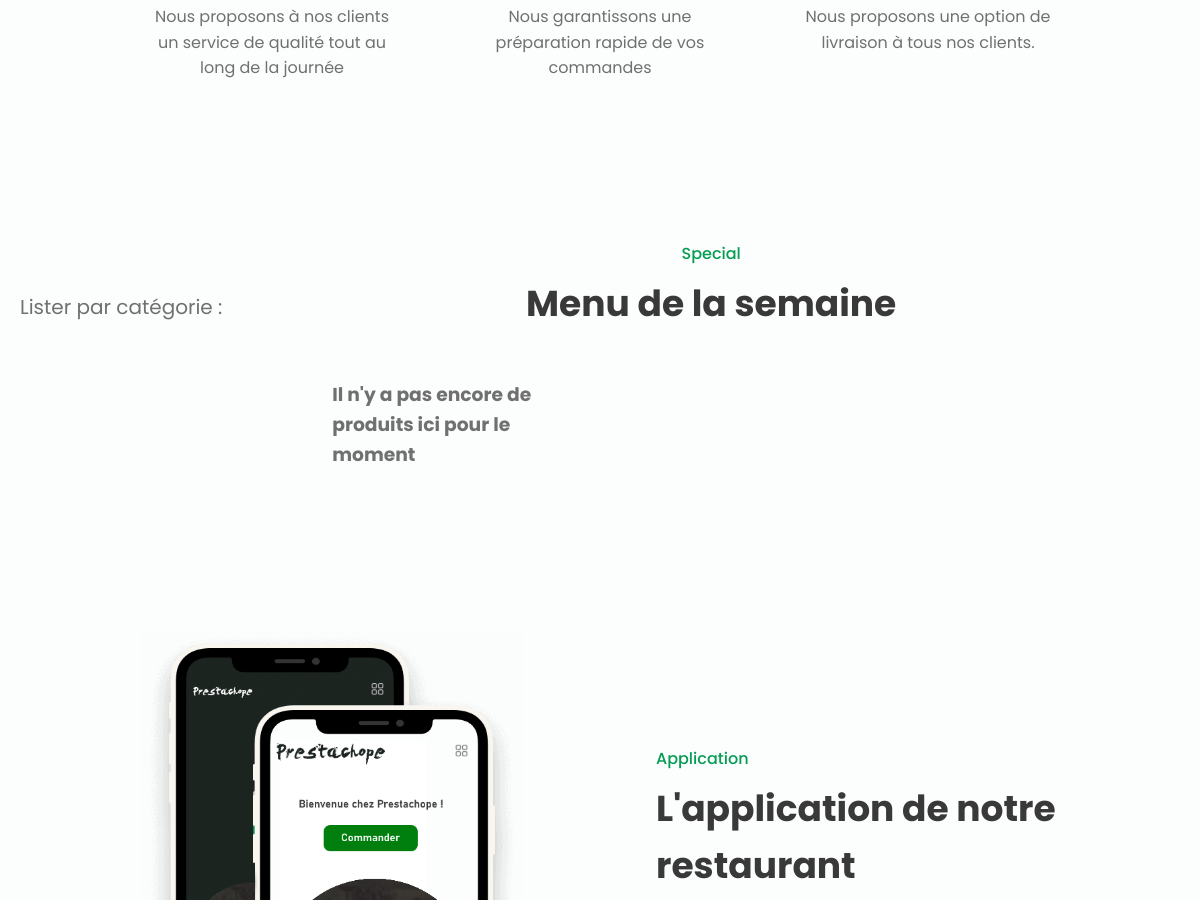
/ (middle part), run on an earlier commit of the app's database.
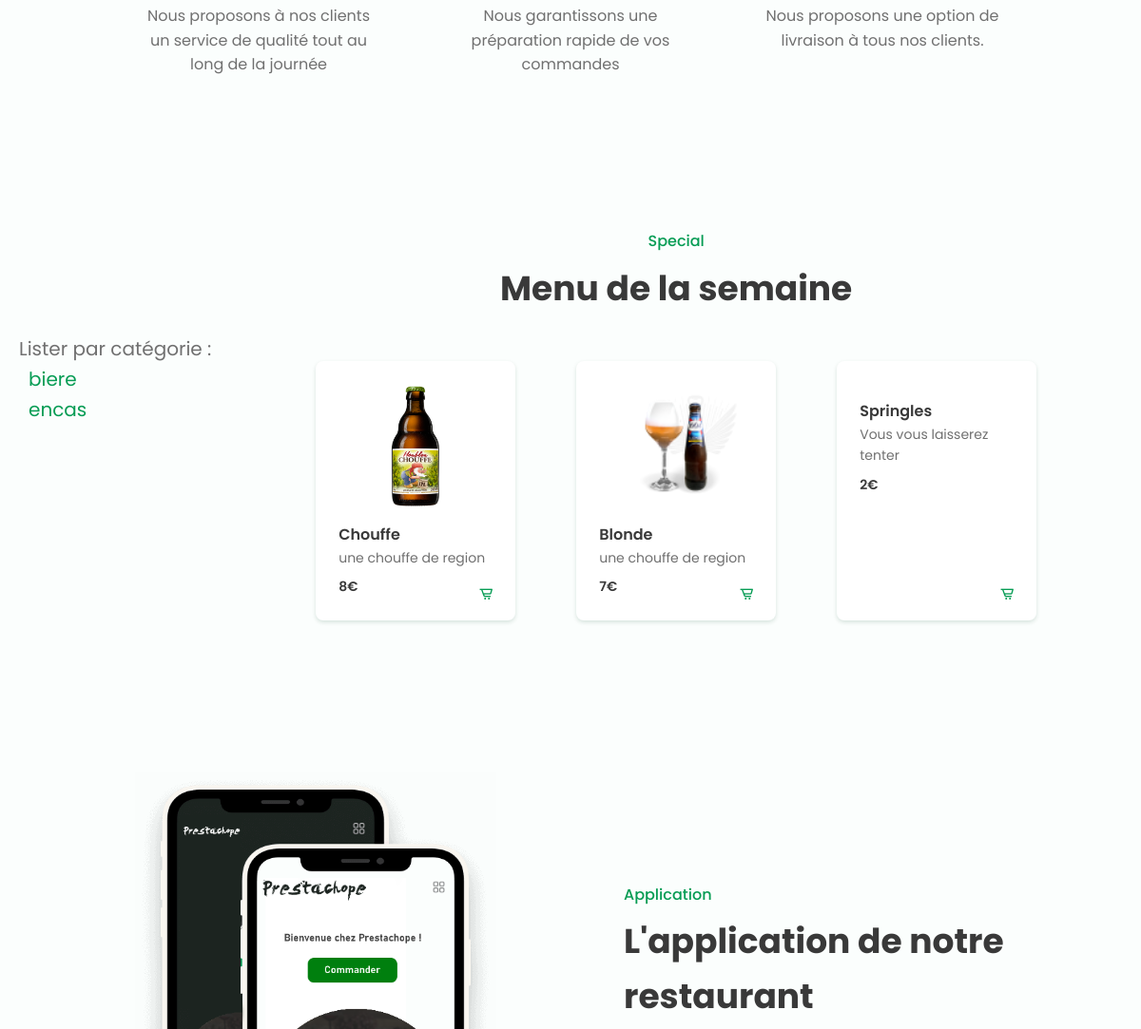
And on a later commit of the database.
### tables this page shows
CREATE TABLE categorie(
                          idCategorie Int  Auto_increment  NOT NULL ,
                          nom         Varchar (20) NOT NULL
    ,CONSTRAINT categorie_PK PRIMARY KEY (idCategorie)
);

CREATE TABLE Produit(
                        idProduit   Int  Auto_increment  NOT NULL ,
                        nom         Text NOT NULL ,
                        photo       Text NOT NULL ,
                        prix        Float NOT NULL ,
                        quantite    Int NOT NULL ,
                        description Text NOT NULL ,
                        idCategorie Int NOT NULL
    ,CONSTRAINT Produit_PK PRIMARY KEY (idProduit)
);

### pages/accueil/ControllerAccueil.php (called while the page is built)
<?php
include_once "DAO/ProduitDAO.php";
include_once "DAO/CategorieDAO.php";
class ControllerAccueil
{
    public function includeview(){
        include_once "pages/accueil/accueil.php";
    }
    public static function produit(){
        $tabProduit = ProduitDAO::allProduit();
        return $tabProduit;
    }
}

### DAO/ProduitDAO.php (called while the page is built, shortened)
<?php
include_once 'DTO/ProduitDTO.php';
class ProduitDAO
{
    public static function allProduit()
    {
        $tab = array();
        $bdd = DatabaseLinker::getConnexion();
        $reponse = $bdd->prepare('SELECT * FROM produit');
        $reponse->execute(array());
        $result = $reponse->fetchAll();
        if (isset($result[0]['nom'])) {
            foreach ($result as $value) {
                $produits = new ProduitDTO($value['idProduit'], $value['nom'], $value['quantite'], $value['prix'], $value['photo'], $value['description']);
                $tab[] = $produits;
            }
            return $tab;
        }
        return null;
    }
}

### DAO/CategorieDAO.php (called while the page is built, shortened)
<?php
include_once 'DTO/CategorieDTO.php';
class CategorieDAO
{
    public static function getCategorie(){
        $bdd = DatabaseLinker::getConnexion();
        $reponse = $bdd->prepare("SELECT * FROM Categorie");
        $reponse->execute(array());
        $result = $reponse->fetchAll();
        $tabCategories = array();
        foreach ($result as $ligne){
            $tabCategories[]= new CategorieDTO($ligne['idCategorie'],$ligne['nom']);
        }
        return $tabCategories;
    }
}

### DTO/CategorieDTO.php (called while the page is built, shortened)
<?php
class CategorieDTO
{
    private $idCategorie;
    private $nom;
    public function __construct($idCategorie, $nom)
    {
        $this->idCategorie = $idCategorie;
        $this->nom = $nom;
    }
    public function getIdCategorie()
    {
        return $this->idCategorie;
    }
    public function getNom()
    {
        return $this->nom;
    }
}

### DTO/ProduitDTO.php (called while the page is built, shortened)
<?php
class ProduitDTO
{
    private $idProduit;
    private $prix;
    private $photo;
    private $description;
    private $nomProduit;
    private $quantité;
    public function __construct($idProduit, $nomProduit, $quantité,$prix,$photo,$description)
    {
        $this->idProduit = $idProduit;
        $this->nomProduit = $nomProduit;
        $this->quantité = $quantité;
        $this->prix =$prix;
        $this->photo = $photo;
        $this->description = $description;
    }
    public function getPrix()
    {
        return $this->prix;
    }
    public function getDescription()
    {
        return $this->description;
    }
    public function getPhoto()
    {
        return $this->photo;
    }
    public function getIdProduit()
    {
        return $this->idProduit;
    }
    public function getNomProduit()
    {
        return $this->nomProduit;
    }
    public function getQuantité()
    {
        return $this->quantité;
    }
}

### pages/accueil/accueil.php (the view, shortened to what this page needs)
<main class="l-main">
    <section class="services section bd-container" id="services">
        <div class="services__container  bd-grid">
            <div class="services__content">
                <p class="services__description">Nous proposons à nos clients un service de qualité tout au long de la journée</p>
            </div>
            <div class="services__content">
                <p class="services__description">Nous garantissons une préparation rapide de vos commandes</p>
            </div>
            <div class="services__content">
                <p class="services__description">Nous proposons une option de livraison à tous nos clients.</p>
            </div>
        </div>
    </section>
    <div class="categorie">
        <div>
            <p>Lister par catégorie :</p>
                <?php
                    $categories = CategorieDAO::getCategorie();
                    foreach ($categories as $values){ ?>
                        <p><a href="index.php?page=accueil&id=<?php echo $values->getIdCategorie();?>"><?php echo $values->getNom(); ?></a></p>
                <?php } ?>
        </div>
        <section class="menu section bd-container" id="menu">
            <span class="section-subtitle">Special</span>
            <h2 class="section-title">Menu de la semaine</h2>
            <div class="menu__container bd-grid">
            <?php
            if(empty($_GET['id'])) {
                $produits = ControllerAccueil::produit();
            }else{
                $produits = ProduitDAO::produitCategorie($_GET['id']);
            }
            if($produits != null ){
                foreach ($produits as $value){
                    if($value->getQuantité() > 0){ ?>
                            <div class="menu__content">
                                <img src="<?php echo $value->getPhoto(); ?>" alt="" class="menu__img">
                                <h3 class="menu__name"><?php echo $value->getNomProduit(); ?> </h3>
                                <span class="menu__detail"><?php echo $value->getDescription();?></span>
                                <span class="menu__preci"> <?php echo $value->getPrix(); ?>€</span>
                                <a href="index.php?page=voirProduit&id=<?php echo $value->getIdProduit() ; ?>" class="button menu__button"><i class='bx bx-cart-alt'></i></a>
                            </div>
            <?php }}}else{ ?><h3>Il n'y a pas encore de produits ici pour le moment</h3>    <?php } ?>
            </div>
        </section>
    </div>
    <section class="app section bd-container">
        <div class="app__container bd-grid">
            <div class="app__data">
                <span class="section-subtitle app__initial">Application</span>
                <h2 class="section-title app__initial">L'application de notre restaurant</h2>
            </div>
            <img src="assets/img/movil-app.png" alt="" class="app__img">
        </div>
    </section>
</main>

### index.php (shortened to what this page needs)
<!DOCTYPE html>
<html lang="en">
<head>
    <link href='https://cdn.jsdelivr.net/npm/boxicons@2.0.5/css/boxicons.min.css' rel='stylesheet'>
    <link rel="stylesheet" href="assets/css/styles.css">
</head>
<body>
<?php
    $page = "accueil";
    include_once("tools/SuperControleur.php");
?>
<?php
    SuperControleur::callPage($page);
?>
</body>
</html>

### tools/SuperControleur.php (shortened to what this page needs)
<?php
class SuperControleur
{
    public static function callPage($page)
    {
        switch ($page)
        {
            case"accueil" :
                include_once ("pages/accueil/ControllerAccueil.php");
                $instance2 = new ControllerAccueil();
                $instance2->includeview();
                break;
        }
    }
}

### assets/css/styles.css (style rules this page uses)
:root { --header-height: 3rem; --first-color: #069C54; --first-color-alt: #048654; --title-color: #393939; --text-color: #707070; --text-color-light: #A6A6A6; --body-color: #FBFEFD; --container-color: #FFFFFF; --body-font: 'Poppins', sans-serif; --biggest-font-size: 2.25rem; --h1-font-size: 1.5rem; --h2-font-size: 1.25rem; --h3-font-size: 1rem; --normal-font-size: .938rem; --small-font-size: .813rem; --smaller-font-size: .75rem; --font-medium: 500; --font-semi-bold: 600; --mb-1: .5rem; --mb-2: 1rem; --mb-3: 1.5rem; --mb-4: 2rem; --mb-5: 2.5rem; --mb-6: 3rem; --z-tooltip: 10; --z-fixed: 100; }
@media screen and (min-width: 768px) { :root { --biggest-font-size: 4rem; --h1-font-size: 2.25rem; --h2-font-size: 1.5rem; --h3-font-size: 1.25rem; --normal-font-size: 1rem; --small-font-size: .875rem; --smaller-font-size: .813rem; } }
*,::before,::after { box-sizing: border-box; }
html { scroll-behavior: smooth; }
body { margin: var(--header-height) 0 0 0; font-family: var(--body-font); font-size: var(--normal-font-size); background-color: var(--body-color); color: var(--text-color); line-height: 1.6; }
h1,h2,h3,p,ul { margin: 0; }
a { text-decoration: none; }
img { max-width: 100%; height: auto; }
.section { padding: 4rem 0 2rem; }
.section-title, .section-subtitle { text-align: center; }
.section-title { font-size: var(--h1-font-size); color: var(--title-color); margin-bottom: var(--mb-3); }
.section-subtitle { display: block; color: var(--first-color); font-weight: var(--font-medium); margin-bottom: var(--mb-1); }
.bd-container { max-width: 960px; width: calc(100% - 2rem); margin-left: var(--mb-2); margin-right: var(--mb-2); }
.bd-grid { display: grid; gap: 1.5rem; }
.button { display: inline-block; color: #FFF; padding: .75rem 1rem; border-radius: .5rem; transition: .3s; }
.services__container { row-gap: 2.5rem; grid-template-columns: repeat(auto-fit, minmax(220px, 1fr)); }
.services__content { text-align: center; }
.services__description { padding: 0 1.5rem; }
.menu__container { grid-template-columns: repeat(2, 1fr); justify-content: center; }
.menu__content { position: relative; display: flex; flex-direction: column; background-color: var(--container-color); border-radius: .5rem; box-shadow: 0 2px 4px rgba(3,74,40,.15); padding: .75rem; }
.menu__img { width: 100px; align-self: center; margin-bottom: var(--mb-2); }
.menu__name, .menu__preci { font-weight: var(--font-semi-bold); color: var(--title-color); }
.menu__name { font-size: var(--normal-font-size); }
.menu__detail, .menu__preci { font-size: var(--small-font-size); }
.menu__detail { margin-bottom: var(--mb-1); }
.menu__button { position: absolute; bottom: 0; right: 0; display: flex; padding: .625rem .813rem; border-radius: .5rem 0 .5rem 0; }
.app__data { text-align: center; }
.app__img { width: 230px; justify-self: center; }
@media screen and (min-width: 576px) { .home__container, .about__container, .app__container { grid-template-columns: repeat(2,1fr); align-items: center; } }
@media screen and (min-width: 576px) { .about__data, .about__initial, .app__data, .app__initial, .contact__container, .contact__initial { text-align: initial; } }
@media screen and (min-width: 576px) { .about__img, .app__img { width: 380px; order: -1; } }
@media screen and (min-width: 768px) { body { margin: 0; } }
@media screen and (min-width: 768px) { .section { padding-top: 8rem; } }
@media screen and (min-width: 768px) { .services__container, .menu__container { margin-top: var(--mb-6); } }
@media screen and (min-width: 768px) { .menu__container { grid-template-columns: repeat(3, 210px); column-gap: 4rem; } }
@media screen and (min-width: 768px) { .menu__content { padding: 1.5rem; } }
@media screen and (min-width: 768px) { .menu__img { width: 130px; } }
@media screen and (min-width: 960px) { .bd-container { margin-left: auto; margin-right: auto; } }
@media screen and (min-width: 960px) { .about__container, .app__container { column-gap: 7rem; } }
.categorie { display:flex; align-items: center; }
.categorie a { color: var(--first-color); margin: 10px; text-decoration: none; }
.categorie p { margin-left: 20px; font-size: 20px; }

What changed in the data, as far as the page shows it:
added categorie: nom "biere"
added categorie: nom "encas"
added produit: photo (picture), nom "Chouffe", description "une chouffe de region", prix "8"
added produit: photo (picture), nom "Blonde", description "une chouffe de region", prix "7"
added produit: nom "Springles", description "Vous vous laisserez tenter", prix "2"
Also different on the page:
text no longer shown: "Il n'y a pas encore de produits ici pour le moment"
